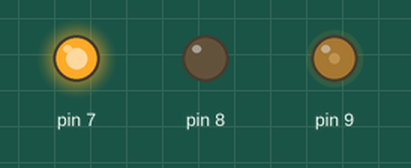
Simulated run of this sketch. Board: Arduino Uno, built with avr-gcc and run on an emulated ATmega328P. On the bench: output pins drawn as LEDs (lit = HIGH).

Above: at 0.05 s.
At 0.5 s:
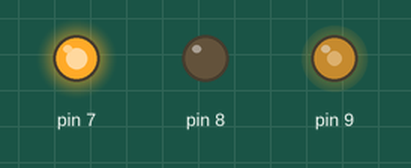
At 1.0 s:
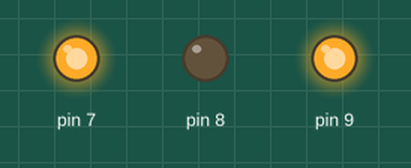
At 1.95 s:
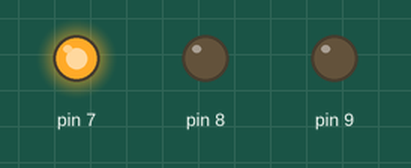
At 2.95 s:
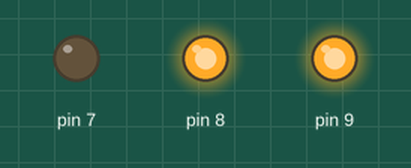
At 3.95 s:
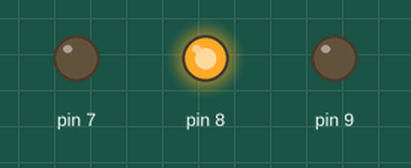
Timing chart, 0 to 5.2 s (numbered marks = the images above):
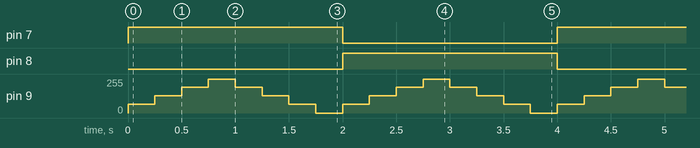

The sketch:

motorControl.ino
```cpp
void setup(){
  pinMode(7,OUTPUT);
  pinMode(8,OUTPUT);
  pinMode(9,OUTPUT);

  digitalWrite(7,LOW);
  digitalWrite(8,LOW);
  analogWrite(9,0);
}

void loop(){
  digitalWrite(7,HIGH);
  digitalWrite(8,LOW);
  analogWrite(9,64);
  delay(250);

  analogWrite(9,128);
  delay(250);

  analogWrite(9,192);
  delay(250);

  analogWrite(9,255);
  delay(250);

  analogWrite(9,192);
  delay(250);

  analogWrite(9,128);
  delay(250);

  analogWrite(9,64);
  delay(250);

  analogWrite(9,0);
  delay(250);


  // change of direction
  digitalWrite(7,LOW);
  digitalWrite(8,HIGH);

  analogWrite(9,64);
  delay(250);

  analogWrite(9,128);
  delay(250);

  analogWrite(9,192);
  delay(250);

  analogWrite(9,255);
  delay(250);

  analogWrite(9,192);
  delay(250);

  analogWrite(9,128);
  delay(250);

  analogWrite(9,64);
  delay(250);

  analogWrite(9,0);
  delay(250);
}
```

Measured:
- by itself, pin 7, pin 8: alternates HIGH for 2.0 s and LOW for 2.0 s
- by itself, pin 9: repeats every 2.0 s: 128/255 0.25 s, 192/255 0.25 s, 255/255 0.25 s, 192/255 0.25 s, 128/255 0.25 s, 64/255 0.25 s, 0/255 0.25 s, 64/255 0.25 s
